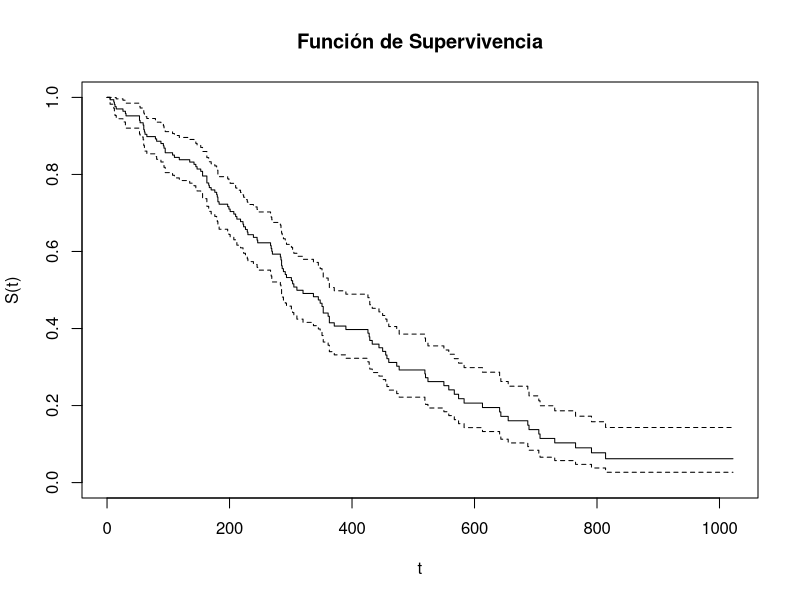
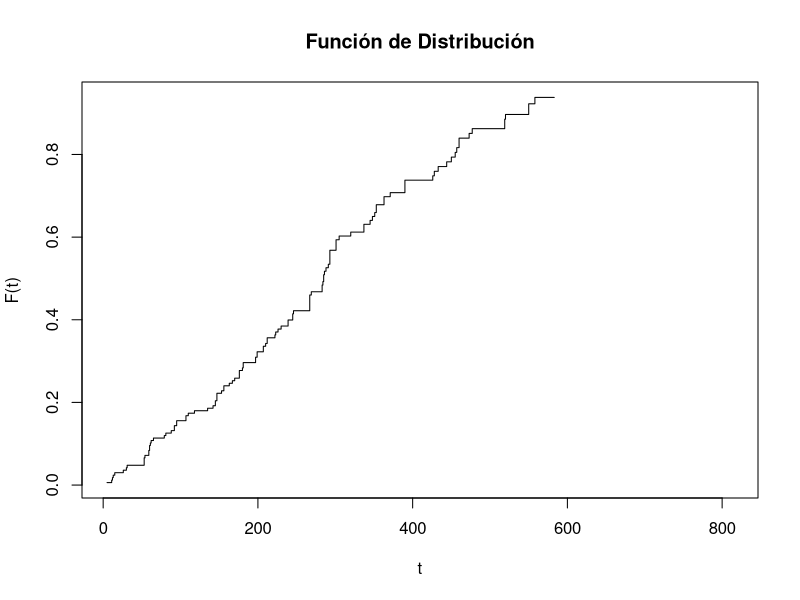
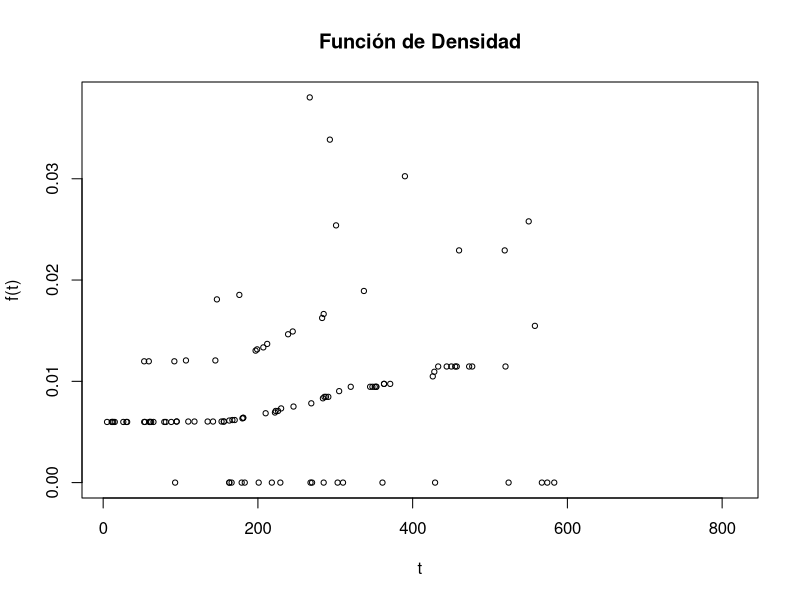
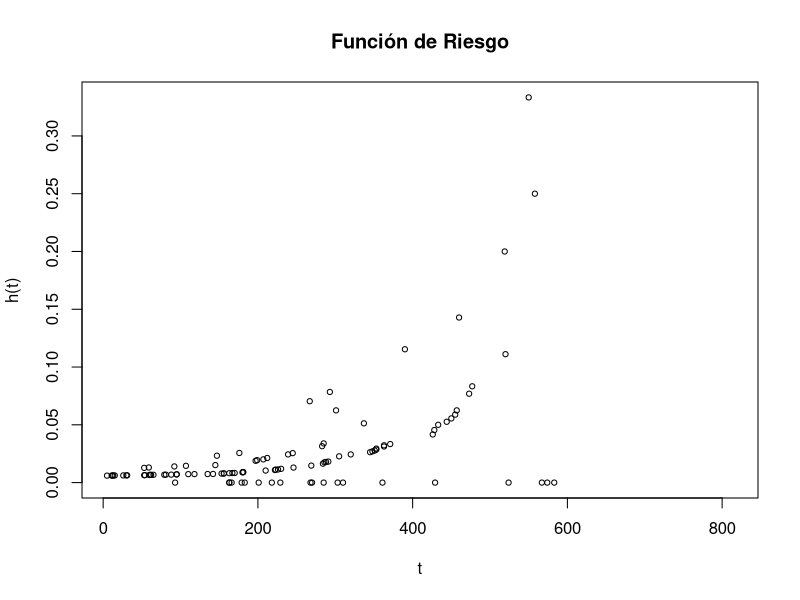
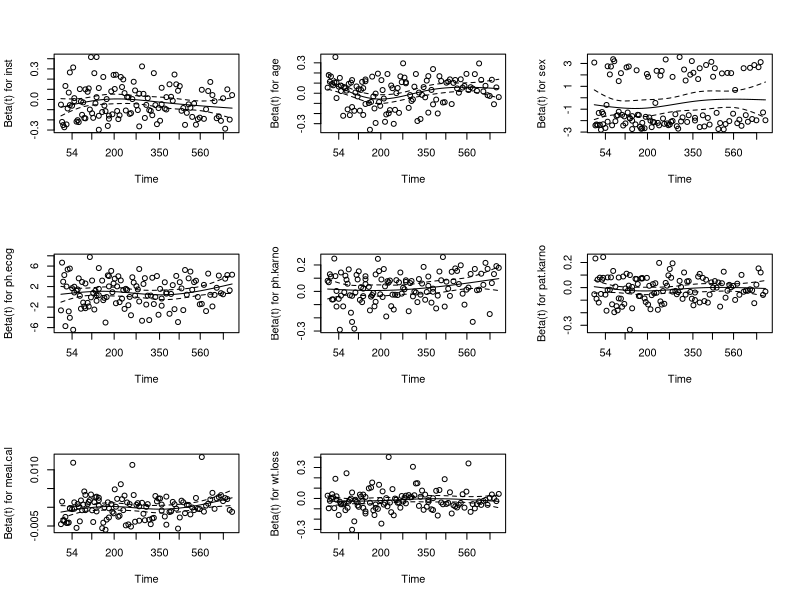
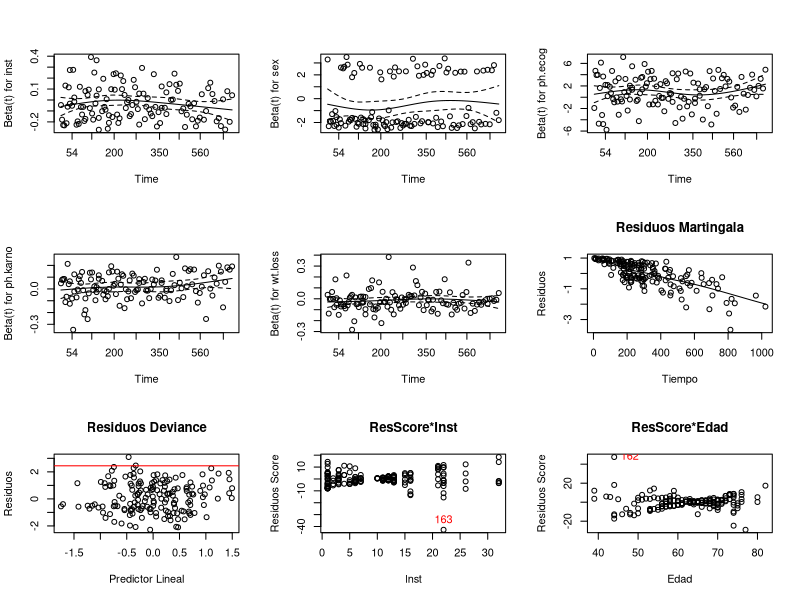
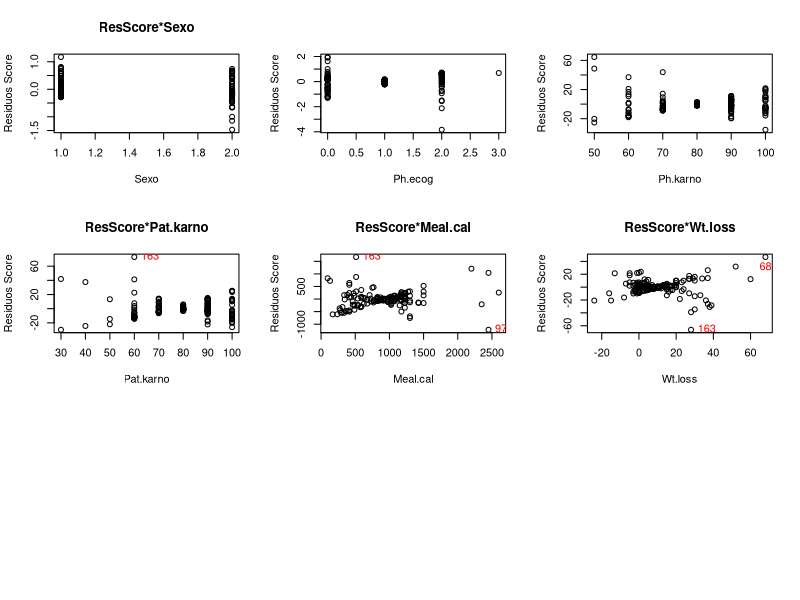

Write the R code that produced these figures, in order.
library(survival)
data(cancer)
help(cancer)
#Obtenemos la submuestra de menores de 55 años
datos<-cancer[rowSums(is.na(cancer))==0,]
#Tenemos que ordenar por tiempo para realizar el análisis correctamente
datos<-datos[order(datos$time),]
funcion_supervivencia<-survfit(Surv(datos$time,datos$status)~1)
plot(funcion_supervivencia,xlab = "t",ylab="S(t)",main="Función de Supervivencia")

#Hacemos el cálculo manual para observar que sale igual
tiempo<-datos$time[datos$status==2]
S<-funcion_supervivencia$surv[datos$status==2]
F<-1-S
plot(tiempo,F,type="s",xlab = "t",ylab="F(t)",main="Función de Distribución")#type="s" la hace escalonada

f<-(c(F,0)-c(0,F))[-(length(F)+1)]
plot(tiempo,f,cex=0.7,xlab = "t",ylab="f(t)",main="Función de Densidad")

h<-f/S
plot(tiempo,h,cex=0.7,xlab = "t",ylab="h(t)",main="Función de Riesgo")
round(h,2)


#Modelo de cox
cox<-coxph(formula = Surv(datos$time, datos$status==2) ~., data = datos)
summary(cox)

#Modelo de cox para las variables significativas únicamente
cox2<-coxph(formula = Surv(datos$time, datos$status==2) ~inst+sex+ph.ecog+ph.karno+wt.loss, data = datos)
summary(cox2)

#Test de Riesgos proporcionales
test.cox<-cox.zph(cox)
test.cox
test.cox2<-cox.zph(cox2)
test.cox2

#Gráficos con los residuos Schoenfeld para validar la hipótesis de RP
x11()
par(mfrow=c(3,3))
plot(test.cox)
x11()
par(mfrow=c(3,3))
plot(test.cox2)

#------Análisis de Residuos con el modelo completo-----------

#Residuos Martingala
scatter.smooth(datos$time, residuals(cox,type="martingale"),xlab="Tiempo",ylab="Residuos",main="Residuos Martingala")
#Utiles para valorar la forma funcional de las variables explicativas
sum(residuals(cox,type="martingale"))

#Residuos Deviance
#Utiles para determinar la existencia de Outliers
#Como se acerca a una aproximación Gaussiana, consideraremos outliers valores 
#fuera de [-3,3] incluso de [-2.5,2.5] que en este caso sucede para 
#la primera observacion
resids.dev<-residuals(cox,type="deviance")
lp <- predict(cox, type="lp" )
plot(lp, resids.dev, xlab="Predictor Lineal", ylab="Residuos",main="Residuos Deviance")
abline(h=2.45,col="red")

#Podemos observar diferencias
summary(datos[,c("time","ph.ecog", "ph.karno", "pat.karno", "meal.cal", "wt.loss" )])
cbind(resids.dev,datos[,c("time","ph.ecog", "ph.karno", "pat.karno", "meal.cal", "wt.loss" )] )[ abs(resids.dev) >= 2.4, ]
#Valores de ph.ecog y ph.karno buenísimos y sin embargo muerte prematura

#Residuos Score
#Utiles para validar la hipótesis de RP
resids.score<-residuals(cox,type="score")
#Plots Score junto con las etiquetas para los puntos influyentes
plot(datos[,1],resids.score[,1],xlab ="Inst",ylab="Residuos Score",main="ResScore*Inst")
text(datos[163,1], resids.score[163,1], labels="163", cex= 1,pos = 3,col="red")
plot(datos[,4],resids.score[,2],xlab ="Edad",ylab="Residuos Score",main="ResScore*Edad")
text(datos[162,4], resids.score[162,2], labels="162", cex= 1,pos = 4,col="red")
plot(datos[,5],resids.score[,3],xlab ="Sexo",ylab="Residuos Score",main="ResScore*Sexo")
plot(datos[,6],resids.score[,4],xlab ="Ph.ecog",ylab="Residuos Score")
plot(datos[,7],resids.score[,5],xlab ="Ph.karno",ylab="Residuos Score")
plot(datos[,8],resids.score[,6],xlab ="Pat.karno",ylab="Residuos Score",main="ResScore*Pat.karno")
text(datos[163,8], resids.score[163,6], labels="163", cex= 1,pos = 4,col="red")
plot(datos[,9],resids.score[,7],xlab ="Meal.cal",ylab="Residuos Score",,main="ResScore*Meal.cal")
text(c(datos[163,9],datos[97,9]), c(resids.score[163,7],resids.score[97,7]), labels=c("163","97"), cex= 1,pos = 4,col="red")
plot(datos[,10],resids.score[,8],xlab ="Wt.loss",ylab="Residuos Score",main="ResScore*Wt.loss")
text(c(datos[163,10],datos[68,10]), c(resids.score[163,8],resids.score[68,8]), labels=c("163","68"), cex= 1,pos = c(4,1),col="red")
#Para ver cuales eran los puntos influyentes
which.min(resids.score[,1]) #163
which.max(resids.score[,2]) #162
which.max(resids.score[,6]) #163
which.min(resids.score[,7]) #97 
which.max(resids.score[,7]) #163
which.min(resids.score[,8]) #163
which.max(resids.score[,8]) #68

#Residuos Schoenfeld
#Utiles para validar la hipótesis de RP
resids.scho<-residuals(cox,type="schoenfeld")
